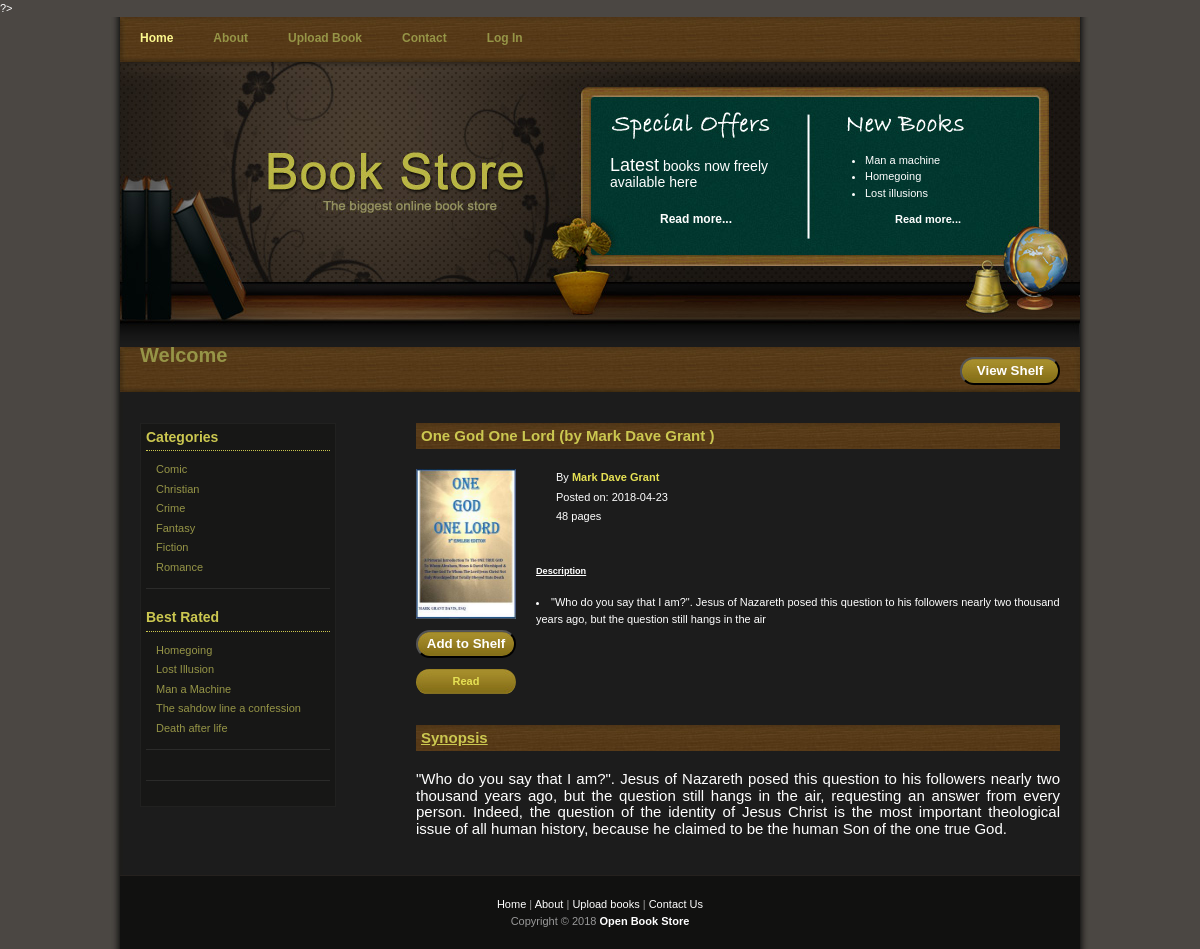
Screenshot of /synopsis.php?id=14 with the database file from the repository.
### tables this page shows
CREATE TABLE `books` (
  `book_id` int(10) NOT NULL,
  `cat_id` int(10) NOT NULL,
  `book_image` text NOT NULL,
  `book_title` varchar(100) NOT NULL,
  `book_author` varchar(100) NOT NULL,
  `book_pages` int(10) NOT NULL,
  `book_date` date NOT NULL,
  `book_synopsis` text NOT NULL,
  `book_desc` text NOT NULL,
  `book_file` text NOT NULL
);

### functions/booksFunctions.php (called while the page is built, shortened)
<?php
require_once ("./database/databaseControl.php");
class booksFunctions extends databaseControl
{
    function getBooksById($id)
    {
        $query = "SELECT * FROM books WHERE book_id=?";
        $params = array(
            array(
                "param_type" => "i",
                "param_value" => $id
            )
        );
        $bookResult = $this->getDBResult($query, $params);
        return $bookResult;
    }
}
?>

### database/databaseControl.php (called while the page is built, shortened)
<?php
class databaseControl
{
    private static $conn;
    function __construct()
    {
        $this->conn = mysqli_connect(MYSQLSERVER, MYSQLUSER, MYSQLPASSWORD, MYSQLDB);
    }
    function getDBResult($query, $params = array())
    {
        $sql_statement = $this->conn->prepare($query);
        if (! empty($params)) {
            $this->bindParams($sql_statement, $params);
        }
        $sql_statement->execute();
        $result = $sql_statement->get_result();
        if ($result->num_rows > 0) {
            while ($row = $result->fetch_assoc()) {
                $resultset[] = $row;
            }
        }
        if (! empty($resultset)) {
            return $resultset;
        }
    }
    function bindParams($sql_statement, $params)
    {
        $param_type = "";
        foreach ($params as $query_param) {
            $param_type .= $query_param["param_type"];
        }
        $bind_params[] = & $param_type;
        foreach ($params as $k => $query_param) {
            $bind_params[] = & $params[$k]["param_value"];
        }
        call_user_func_array(array(
            $sql_statement,
            'bind_param'
        ), $bind_params);
    }
}

### synopsis.php (the view, shortened to what this page needs)
 <?php
include_once("./functions/booksFunctions.php");
    if (!isset($_SESSION['name_of_user'])){
            $account="Log In";
            $href="signin.php";
        }
 ?>
<!DOCTYPE html PUBLIC "-//W3C//DTD XHTML 1.0 Transitional//EN" "http://www.w3.org/TR/xhtml1/DTD/xhtml1-transitional.dtd">
<html xmlns="http://www.w3.org/1999/xhtml">
<head>
<link href="templatemo_style.css" rel="stylesheet" type="text/css" />
</head>
<body>
<div id="templatemo_container">
    <div id="templatemo_menu">
        <ul>
            <li><a href="index.php" class="current">Home</a></li>
            <li><a href="about.php">About</a></li>
            <li><a href="uploadBooks.php">Upload Book</a></li>
            <li><a href="contact.php">Contact</a></li>
            <li><a href="<?php echo $href?>"><?php echo $account?></a></li>
        </ul>
    </div>
    <div id="templatemo_header">
        <div id="templatemo_special_offers">
            <p>
                <span>Latest</span> books now freely available here
            </p>
            <a href="subpage.html" style="margin-left: 50px;">Read more...</a>
        </div>
        <div id="templatemo_new_books">
            <ul>
                <li>Man a machine</li>
                <li>Homegoing</li>
                <li>Lost illusions</li>
            </ul>
            <a href="subpage.html" style="margin-left: 50px;">Read more...</a>
        </div>
    </div>
    <form method="post">
    <div id="templatemo_menu">
        <p>Welcome  <span><?php  if(isset($_SESSION['name_of_user'])){
                      echo $_SESSION['name_of_user'];}?>
            <button class="buy_now_button btn" type= "submit"  name="viewShelf"
            value="View Shelf">View Shelf</button>
        </span></p>
        </div>
    </form>
    <div id="templatemo_content">
        <div id="templatemo_content_left">
            <div class="templatemo_content_left_section">
                <h1>Categories</h1>
                <ul>
                    <li><a href="books.php?id=1">Comic</a></li>
                    <li><a href="books.php?id=2">Christian</a></li>
                    <li><a href="books.php?id=3">Crime</a></li>
                    <li><a href="books.php?id=4">Fantasy</a></li>
                    <li><a href="books.php?id=5">Fiction</a></li>
                    <li><a href="books.php?id=6">Romance</a></li>
                </ul>
            </div>
            <div class="templatemo_content_left_section">
                <div class="templatemo_content_left_section">
                <h1>Best Rated</h1>
                <ul>
                    <li><a href="#">Homegoing</a></li>
                    <li><a href="#">Lost Illusion</a></li>
                    <li><a href="#">Man a Machine</a></li>
                    <li><a href="#">The sahdow line a confession</a></li>
                    <li><a href="#">Death after life</a></li>
                </ul>
            </div>
            </div>
        </div>
    <?php
$booksFunctions = new booksFunctions();
$bookItem=$booksFunctions->getBooksById($_GET["id"]);
if (! empty($bookItem)) {
    if (! empty($bookItem)) {
        foreach ($bookItem as $book) {
            $book_image=$book["book_image"];
            $book_title=$book["book_title"];
            $book_author=$book["book_author"];
            $book_pages=$book["book_pages"];
            $book_date=$book["book_date"];
            $book_synopsis=$book["book_synopsis"];
            $book_desc=$book["book_desc"];
            $book_file=$book["book_file"];
        }
    }
}
?>
        <div id="templatemo_content_right">
            <h1><?php echo $book_title?> <span>(by <?php echo $book_author?> )</span></h1>
            <div class="image_panel"><img src="images/<?php echo $book_image ?>" alt="CSS Template" width="100" height="150" />
            </div>
          <div class="row">
          <div class="col">
            <ul>
	            <li>By <a href="#"><?php echo $book_author?></a></li>
            	<li>Posted on: <?php echo $book_date?></li>
                <li><?php echo $book_pages?> pages</li>
            </ul>
            </div>
            <h5><u>Description</u></h5>
                <li><?php echo $book_desc?></li>
            <form method="post">
                    <button class="buy_now_button" type= "submit"  name="addShelf" value="Add to Shelf">Add to Shelf</button>
                </form>
            <div class="col buy_now_button"><a href="images/<?php echo $book_file ?>" target="_blank" >Read</a></div>
            </div>
             <div class="cleaner_with_height">&nbsp;</div>
             <h1><u>Synopsis</u></h1>
            <p style="font-size:15px;"><?php echo $book_synopsis?></p>
        </div>
    	<div class="cleaner_with_height">&nbsp;</div>
    </div>
    <div id="templatemo_footer">
	       <a href="index.php">Home</a> | <a href="about.php">About</a> | <a href="uploadBooks.php">Upload books</a> |  <a href="contact.php">Contact Us</a><br />
        Copyright © 2018 <a href="#"><strong>Open Book Store</strong></a>
         </div>
</div>
</body>
</html>

### templatemo_style.css (style rules this page uses)
body { margin: 0; padding: 0; line-height: 1.5em; font-family: Verdana, Arial, san-serif; font-size: 11px; color: #ffffff; background: #4b4743; }
a:link, a:visited { color: #e6e154; text-decoration: none; font-weight: bold; }
p { margin: 0px; padding: 0px; }
img { margin: 0px; padding: 0px; border: none; }
.cleaner_with_height { clear: both; width: 100%; height: 30px; font-size: 1px; }
.btn { float: right; margin-right: 40px; margin-top: 10px; }
.buy_now_button { border-radius: 20px; clear: both; text-align: center; display: block; width: 100px; padding: 4px 0 5px 0; margin-bottom: 10px; background: url(images/templatemo_btn_02.jpg) no-repeat; color: #FFFFFF; font-weight: bold; text-decoration: none; }
#templatemo_container { width: 960px; margin: 0 auto; padding: 0 10px; background: #1c1c1b url(images/templatemo_bg.jpg) repeat-y; }
#templatemo_menu { clear: both; width: 960px; height: 45px; background: url(images/templatemo_menu_bg.jpg) no-repeat; }
#templatemo_menu p { clear: both; width: 960px; height: 45px; padding: 0 20px; font-size: 20px; font-weight: bold; vertical-align: center; text-decoration: none; color: #969547; background: url(images/templatemo_menu_bg.jpg) no-repeat; }
#templatemo_menu ul { padding: 13px 0 0 0; margin: 0; list-style: none; }
#templatemo_menu ul li { display: inline; }
#templatemo_menu ul li a { float: left; padding: 0 20px; font-size: 12px; font-weight: bold; text-align: center; text-decoration: none; color: #969547; }
#templatemo_menu li a:hover, #templatemo_menu li .current { color: #fcf88e; }
#templatemo_header { clear: both; width: 960px; height: 285px; padding: 0; margin: 0; background: url(images/templatemo_header_bg.jpg) no-repeat; }
#templatemo_header a,a:hover { color: #ffffff; }
#templatemo_header #templatemo_special_offers { float: left; font-size: 14px; margin-top: 95px; margin-left: 490px; width: 180px; }
#templatemo_special_offers a { font-size: 12px; }
#templatemo_special_offers p { margin: 0 0 20px 0; }
#templatemo_special_offers p span { font-size: 18px; }
#templatemo_header #templatemo_new_books { float: left; margin-top: 90px; margin-left: 55px; width: 180px; }
#templatemo_new_books ul { margin: 0 0 10px 0; padding: 0 0 0 20px; }
#templatemo_new_books li { margin: 0; padding: 0; }
#templatemo_content { clear: both; width: 920px; padding: 0 20px; padding-top: 20px; }
#templatemo_content #templatemo_content_left { float: left; width: 20%; padding: 5px; background-color: #171716; border: 1px solid #212120; }
#templatemo_content #templatemo_content_right { float: right; width: 70%; }
#templatemo_content_left .templatemo_content_left_section { clear: both; padding-bottom: 10px; border-bottom: 1px solid #2b2b2a; margin-bottom: 20px; }
.templatemo_content_left_section h1 { font-size: 14px; color: #cbc750; padding: 0 0 5px 0; margin: 0 0 10px 0; border-bottom: 1px dotted #cbc750; }
.templatemo_content_left_section ul { padding: 0; margin: 0; }
.templatemo_content_left_section ul li { padding: 0 0 3px 10px; list-style: none; }
.templatemo_content_left_section ul li a { font-weight: normal; text-decoration: none; color: #969547; }
#templatemo_content_right h1 { padding: 5px; margin: 0 0 20px 0; font-size: 15px; color: #cbc750; background: url(images/templatemo_h1_bg.jpg); }
#templatemo_content_right ul { margin: 0 0 20px 0; padding: 0 0 0 20px; list-style: none; }
#templatemo_content_right li { padding: 0 0 3px 0; }
#templatemo_content_right .image_panel { float: left; width: 100px; margin-right: 20px; }
#templatemo_content_right p { text-align: justify; padding: 0 0 8px 0; }
.col { display: table-cell; }
#templatemo_footer { clear: both; width: 960px; padding: 20px 0px 20px 0; text-align: center; border-top: 1px solid #25211e; color: #999; background-color: #111110; }
#templatemo_footer a { color: #fff; font-weight: normal; }

### rows the page displays
books: book_title "One God One Lord", book_author "Mark Dave Grant", book_image (picture), book_date "2018-04-23", book_pages "48", book_desc "\"Who do you say that I am?\". Jesus of Nazareth posed this question to his followers nearly two thousand years ago, but the question still hangs in the air", book_synopsis "\"Who do you say that I am?\". Jesus of Nazareth posed this question to his followers nearly two thousand years ago, but the question still hangs in the air, requesting an answer from every person. Indeed, the question of the identity of Jesus Christ is the most important theological issue of all human history, because he claimed to be the human Son of the one true God."

### other values shown
$account "Log In"
